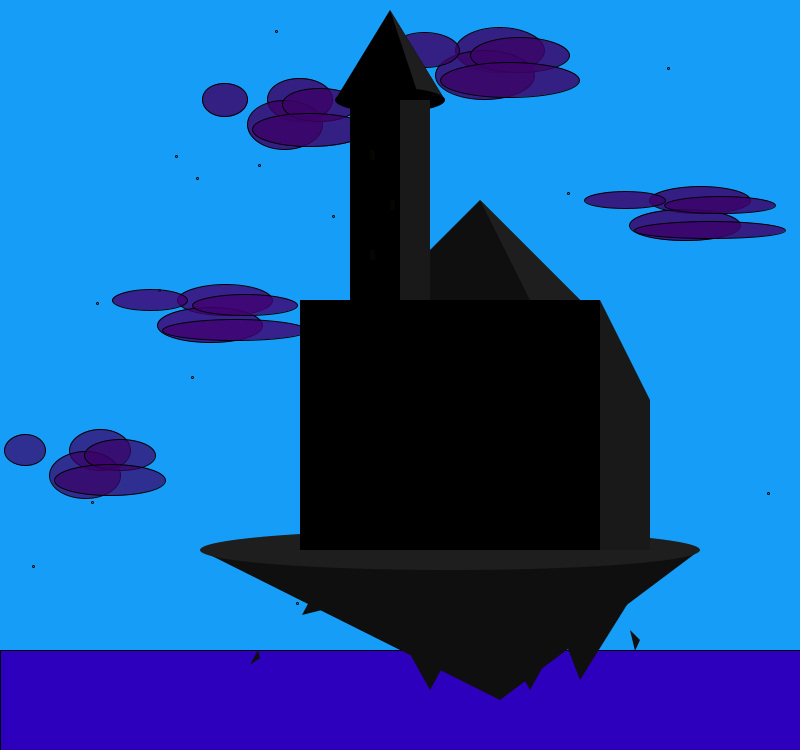
Frame 1 (no input)
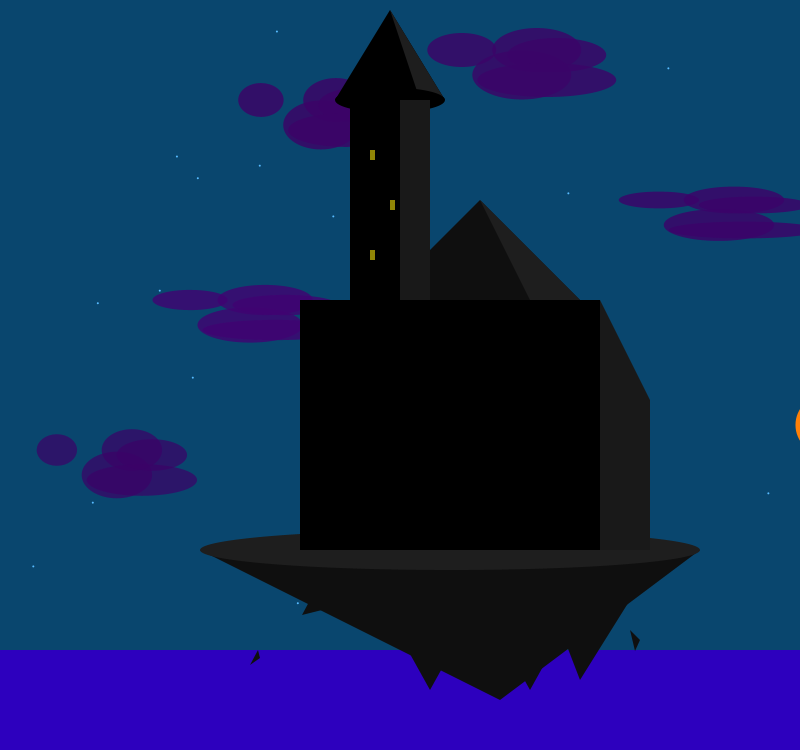
Frame 60 (the mouse pressed at the canvas centre just before this capture)
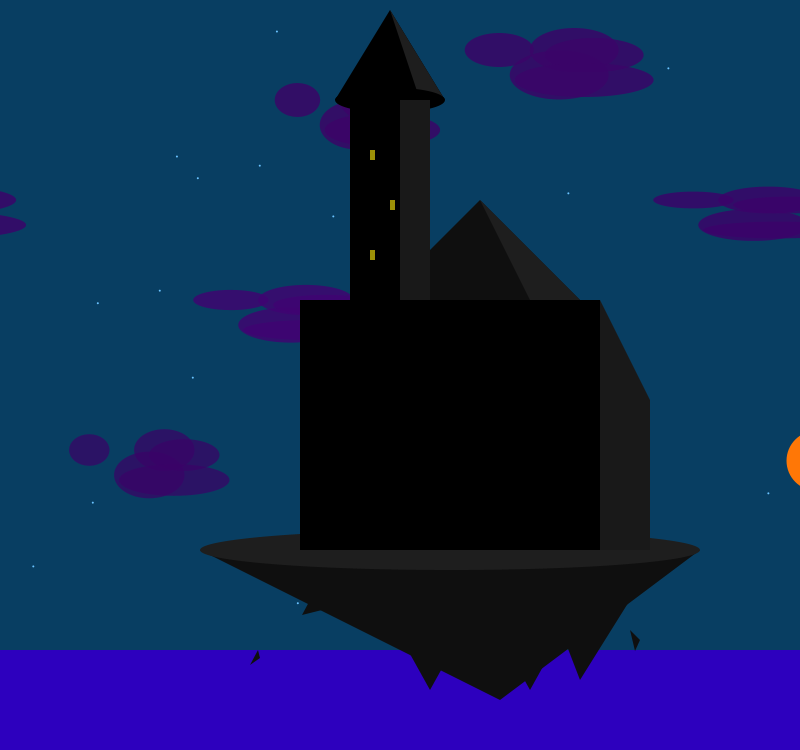
Frame 120 (the mouse held since frame 60 and released just before this capture)

The Processing sketch that drew these frames (run headless with seeded random() and noise(); from frame 60 on, the mouse is pressed at the canvas centre):

// Processing sketch: processing_133916
// ── processing_133916.pde

ArrayList<Sphere> manySpheres;
//weather info in 18.5
// Sun Variables
int sunRadius = 60;     
int xStart = -sunRadius; 
int yStart = 20;         
float xSun = xStart;     
float ySun = yStart;    

// Arc variables
float t = 0;   
float duration = 60 * 1000;
float conversionFactor = 2 * 3.14 / duration;

Cloud cloudOne,cloudTwo,cloudThree,cloudFour,cloudFive,cloudSix,cloudSeven;
Star starOne,starTwo,starThree,starFour,starFive,starSix,starSeven,starEight;
void setup(){
size(800,750);
background (33,0,161);
 cloudOne = new Cloud(500,50,random(0.3,0.8));
 cloudTwo = new Cloud(700,200,random(0.3,0.8));
 cloudThree = new Cloud(300,100,random(0.3,0.8));
 cloudFour = new Cloud(100,450,random(0.3,0.8));
 cloudFive = new Cloud(225,300,random(0.3,0.8));
 cloudSix = new Cloud(-150,195,random(0.3,0.8));
 cloudSeven = new Cloud(-200,335,random(0.3,0.8));
 starOne = new Star(random(50,750),random(50,700));
 starTwo = new Star(random(50,750),random(50,700));
 starThree = new Star(random(50,750),random(50,700));
 starFour = new Star(random(50,750),random(50,700));
 starFive = new Star(random(50,750),random(50,700));
 starSix = new Star(random(50,750),random(50,700));
 starSeven = new Star(random(50,750),random(50,700));
 starEight = new Star(random(50,750),random(50,700));
  manySpheres = new ArrayList<Sphere>();
}

void draw()
{
  //sky color variables
  float skyColorR = map(ySun,0,height,23,0);
  float skyColorG = map(ySun,0,height,162,0);
  float skyColorB = map(ySun,0,height,255,0);
  //window color variables
  float winColorR = map(ySun,0,height,0,255);
  float winColorG = map(ySun,0,height,0,236);
  float winColorB = map(ySun,0,height,0,12);
  //sun color variables
  float sunColorR = map(ySun,0,height,255,255);
  float sunColorG = map(ySun,0,height,231,50);
  float sunColorB = map(ySun,0,height,18,0);
   
  // Refresh background
  background(skyColorR,skyColorG,skyColorB);
  
  // Draw the sun
  fill(sunColorR,sunColorG,sunColorB);
  ellipse(xSun, ySun, sunRadius, sunRadius);

 
  
  //sun functions
  t = millis() * conversionFactor;

  float Rx = width/2 + sunRadius/2;
  float Ry = height/2 - sunRadius/2;
  float centerX = width/2;
  float centerY = height/2;
  
  xSun = cos(t) * Rx + centerX;
  ySun = sin(t) * Ry + centerY;
  
  //calls cloud/star functions
   starOne.makeStar();
   starTwo.makeStar();
   starThree.makeStar();
   starFour.makeStar();
   starFive.makeStar();
   starSix.makeStar();
   starSeven.makeStar();
   starEight.makeStar();
   cloudOne.makeCloud();
   cloudTwo.makeCloud();
   cloudThree.makeCloud();
   cloudFour.makeCloud();
   cloudFive.makeCloud();
   cloudSix.makeCloud();
   cloudSeven.makeCloud();
   fill(45,0,190);
     for(int i=0;i<manySpheres.size();i++){
    Sphere tempSphere = manySpheres.get(i);
    tempSphere.run();
  }
   //horizon
   fill(45,0,190);
  rect(0,650,800,100);
  //castle
  fill(15);
  noStroke();
  triangle(380,300,580,300,480,200);
  triangle(630,630,635,651,640,640);
  triangle(200,550,700,550,500,700);
  triangle(430,690,380,600,480,600);
  triangle(530,690,480,600,580,600);
  triangle(580,680,530,550,630,600);
  triangle(310,600,330,608,302,615);
  triangle(258,650,260,658,250,665);
  fill(0);
  triangle(335,100,445,100,390,10);
  fill(30);
  triangle(420,100,445,100,390,10);
  fill(0);
  ellipse(390,100,110,25);
  fill(30);
  triangle(580,300,580,400,480,200);
  ellipse(450,550,500,40);
  noStroke();
  fill(0);
  rect(350,100,80,300);
  fill(25);
  rect(400,100,30,300);
  fill(0);
  rect(300,300,300,250);
  noStroke();
  fill(25);
  quad(600,300,650,400,650,550,600,550);
  fill(winColorR,winColorG,winColorB);
  rect(370,150,5,10);
  rect(390,200,5,10);
  rect(370,250,5,10);
}

void keyPressed(){
  if(key=='p'){
    
    float x = random(50,750);
    float y = random(650,750);
    float d = random(5,25);
    
    manySpheres.add(new Sphere(x,y,d));
}
}
////////////////////////////////////////
class Cloud{
  
  float pX,pY,x,y,r,g,b,t,cS;
  
 Cloud(float parameterX, float parameterY, float cloudSpeed){
 pX = parameterX;
 pY = parameterY;
 x = random(50,200);
 y = random(25,45);
 r = random(58,65);
 g = random(2,5);
 b = random(100,115);
 t = random(180,245);
 cS = cloudSpeed;
 }
void makeCloud(){
  fill(r,g,b,t);
  ellipse(pX,pY,x,y); 
  ellipse(pX-15,pY+25,x+10,y+5);
  ellipse(pX-75,pY,x-20,y-10);
  ellipse(pX+20,pY+5,x+10,y-10);
  ellipse(pX+10,pY+30,x+50,y-10);
  pX = pX + cS;
  if (pX > 1000) { 
  pX = -200; 
 }
}
}
/////////////////////////
class Star{
  float pX,pY;
  Star(float parameterX, float parameterY){
    pX = parameterX;
    pY = parameterY;
  }
  void makeStar(){
    //Star brightness variables
  float starColorR = map(ySun,300,height,23,255);
  float starColorG = map(ySun,300,height,162,255);
  float starColorB = map(ySun,300,height,255,255);
    fill(starColorR,starColorG,starColorB);
    ellipse(pX,pY,2,2);
    ellipse(pX+200,pY+300,2,2); 
    ellipse(pX-1750,pY-200,2,2);
    ellipse(pX-300,pY+350,2,2); 
    ellipse(pX+100,pY-125,2,2);
  }
}
//////////////////////////////
class Sphere{
  float x,y,d,xmo,ymo;;
  
 Sphere(float parameterX,float parameterY,float parameterD){
   x = parameterX;
   y = parameterY;
   d = parameterD;
   xmo= 0; 
   ymo= -1.5;
   
   
 } 
  void run(){
    makeSphere();
    moveSphere();

  }
 void makeSphere(){
   fill(45,0,190);
   ellipse(x,y,d,d);
   fill(136,180,255);
   ellipse(x+2,y-2,d-3,d-3);
 }
 void moveSphere(){
    x+=xmo;
    y+=ymo;
 }
}
